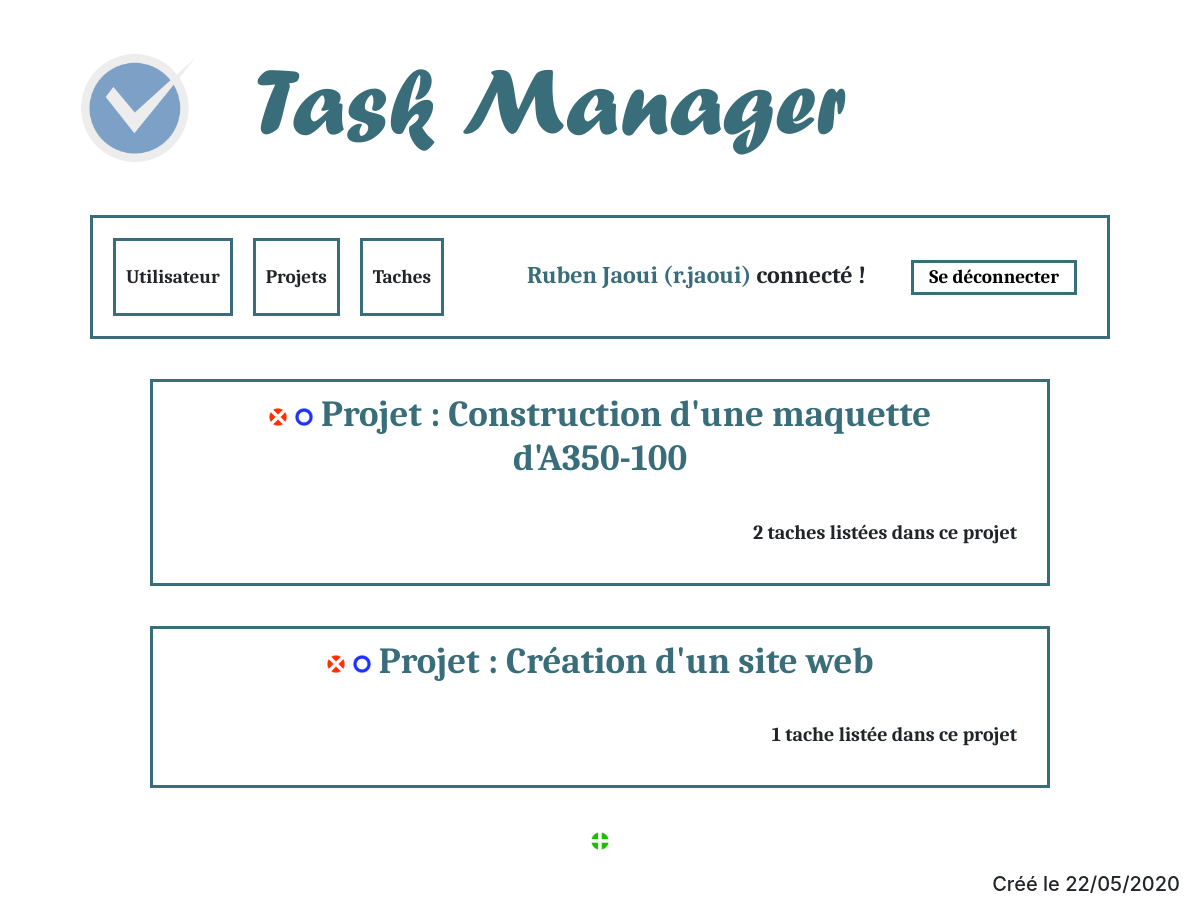
The app's page /manager/projects/ (signed in), older data.
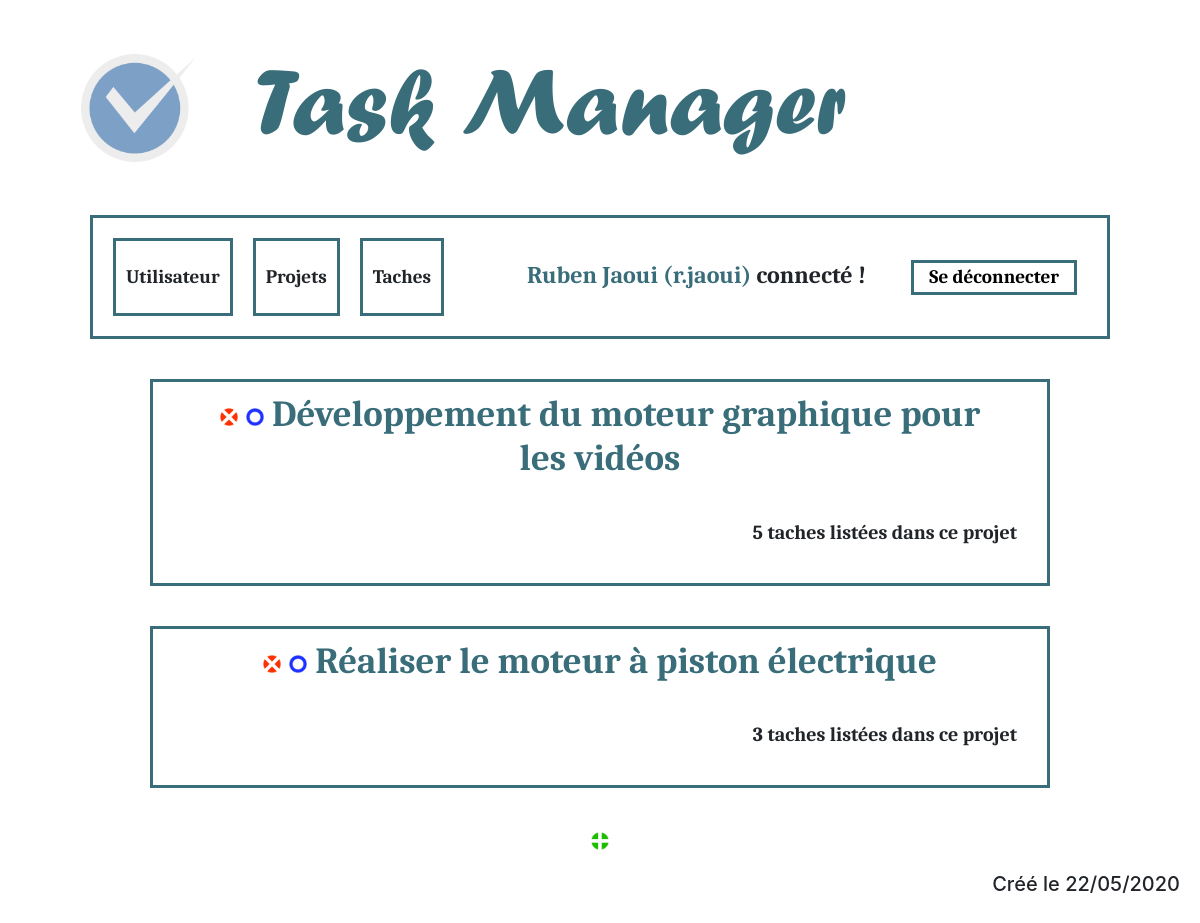
The same page, newer data.
### taskmanager/models.py (models this page shows, shortened)
class Projet(models.Model):
    nom = models.CharField(max_length=100)
    class Meta:
        verbose_name = "projet"

### taskmanager/views.py (the view)
# urls.py: path('projects/', projets, name = "Projets"),
def projets(request):
    connected = request.user.is_authenticated
    name = ""
    username = ""
    projets_list = []
    projets_taches_nbre = []
    projets = []
    if connected:
        name = request.user.first_name + " " + request.user.last_name
        username = request.user.username
        if request.user.has_perm('taskmanager.view_projet'):
            modify = request.user.has_perm('taskmanager.change_projet')
            add = request.user.has_perm('taskmanager.add_projet')
            delete = request.user.has_perm('taskmanager.delete_projet')
            projets_list = list(Projet.objects.all())
            for projet in projets_list:
                projets_taches_nbre.append(0)
                for tache in Tache.objects.all():
                    if tache.projet == projet:
                        projets_taches_nbre[-1]+=1
                projets.append([projet, projets_taches_nbre[-1]])
        else:
            return redirect(denied)
    else:
        return redirect(connect)
    return render(request, 'taskmanager/projects.html', locals())

### templates/taskmanager/projects.html (shortened to what this page needs)
{% extends "base.html" %}
{% load static %}
{% block css %}<link rel="stylesheet" href="{% static 'css/taskmanager/projets.css' %} ">{% endblock %}
{% block contenu %}
    <ul>
    {% for projet in projets %}
        <a class = "links" href="{% url "Projet" projet.0.id %}">
            <li>
                <table class="projet">
                    <tr>
                        <td>
                            <h3>
                                {% if delete %}
                                    <a href="{% url "Suppression Projet" projet.0.id %}"><img src="{% static "images/del.png" %}" alt="del" width = "18px"/></a>
                                {% endif %}
                                {% if modify %}
                                    <a href="{% url "Modification Projet" projet.0.id %}"><img src="{% static "images/mod.png" %}" alt="mod" width = "18px"/></a>
                                {% endif %}
                                {{ projet.0.nom }}
                            </h3>
                        </td>
                    </tr>
                    <tr>
                        <td>
                            <h5>{{ projet.1 }} tache{{ projet.1|pluralize }} listée{{ projet.1|pluralize }} dans ce projet</h5>
                        </td>
                    </tr>
                </table>
            </li>
        </a>
    {% endfor %}
    </ul>
    {% if add %}
        <div class="center-pin">
            <a href="{% url "Ajout Projet" %}"><img src="{% static "images/add.png" %}" alt="add" width = "18px"/></a>
        </div>
    {% endif %}
{% endblock %}

### templates/base.html (shortened to what this page needs)
<!DOCTYPE html>
<html lang="en">
<head>
    {% load static %}
    <link rel="stylesheet" href="https://maxcdn.bootstrapcdn.com/bootstrap/4.5.0/css/bootstrap.min.css">
    <link rel="stylesheet" href="{% static 'css/base.css' %} ">
    {% block css %}{% endblock %}
</head>
<body>
    <div class="center per-90">
        <table id="full">
            <tr>
                <td id = "icon-cont">
                    <img src="{% static "images/icon.png" %}" alt="logo" id="icon"/>
                </td>
                <td>
                    <h1 id = "title">Task Manager</h1>
                </td>
            </tr>
        </table>
    </div>
    <div class="center bloc-85">
        {% if connected %}
            <table id="header">
                <tr>
                    <td class="header-button"><a href="{% url "Utilisateur" %}"><h4 class="regular no-margin">Utilisateur</h4></a></td>
                    <td class="space"></td>
                    <td class="header-button"><a href="{% url "Projets" %}"><h4 class="regular no-margin">Projets</h4></a></td>
                    <td class="space"></td>
                    <td class="header-button"><a href="{% url "Taches" %}"><h4 class="regular no-margin">Taches</h4></a></td>
                    <td id="last">
                        <h4 class="regular right"><span>{{ name }} ({{ username }})</span> connecté ! <a href="{% url "Deconnexion" %}"><button id="disconnect">Se déconnecter</button></a></h4>
                    </td>
                </tr>
            </table>
        {% else %}
            <h4 class="regular">Non connecté...</h4>
        {% endif %}
    </div>
    <div id="content" class="regular">
        {% block contenu %}{% endblock %}
    </div>
    <h5>Créé le 22/05/2020</h5>
</body>
</html>

### static/css/base.css (style rules this page uses)
.regular { font-family: 'Caladea', serif; }
.right { text-align: right; }
#header { width: 100%; }
#last { width: 80%; }
h1 { width: 85%; margin: auto; padding: 5px; padding-bottom: 15px; font-size: 600%; color: #396d79; font-family: 'Forte', serif; }
h3 { color: #396d79; width: 85%; margin: auto; font-size: 230%; text-align: center; }
h4 { font-size: 150%; text-align: right; margin-top: 10px; margin-bottom: 10px; }
#disconnect { font-size: 80%; background-color: transparent; border: solid 3px #396d79; padding: 3px 15px; margin-left: 40px; }
h5 { text-align: right; padding: 20px; }
#icon { width: 100%; height: 100%; float:left; }
#title { margin: 30px; font-size: 600%; color: #396d79; font-family: 'Forte', serif; text-align: left; }
.bloc-85 { padding: 20px; width: 85%; border: solid 3px #396d79; margin: 15px; }
.per-90 { width: 90%; }
.center { margin: auto; text-align: center; }
#full { width: 100%; }
#icon-cont { width: 150px; height: 150px; }
span { color: #396d79; }
a { color: inherit; text-decoration: none; }
td { padding: 10px; }
.header-button { font-size: 80%; background-color: transparent; border: solid 3px #396d79; margin: auto auto auto 40px; padding: 0px; }
.space { width: 5px; }
.no-margin { margin: 0px; padding: 10px; }

### static/css/taskmanager/projets.css (style rules this page uses)
ul { padding:0px; list-style: none; }
.projet { width: 75%; margin: 40px auto; border: solid 3px #396d79; }
h3 { width: 90%; margin: auto; }
.center-pin { margin: auto; text-align: center; }

Row changes from the older to the newer data that the page shows:
removed Projet: nom "Projet : Construction d'une maquette d'A350-100", projet "2"
removed Projet: nom "Projet : Création d'un site web", projet "1"
added Projet: nom "Développement du moteur graphique pour les vidéos", projet "5"
added Projet: nom "Réaliser le moteur à piston électrique", projet "3"
